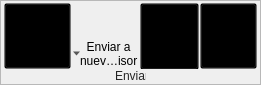
       <widget class="QFrame" name="frame_13">
        <property name="geometry">
         <rect>
          <x>160</x>
          <y>0</y>
          <width>261</width>
          <height>85</height>
         </rect>
        </property>
        <property name="styleSheet">
         <string notr="true">QFrame#frame_13{
	background-color: qlineargradient(spread:pad, x1:0.506, y1:1, x2:0.499955, y2:0.636, stop:0 rgba(165, 165, 165, 255), stop:1 rgba(201, 201, 201, 255));
	border-bottom: 1px solid rgb(112, 112, 112);
	border-right: 1px solid qlineargradient(spread:pad, x1:0.494318, y1:1, x2:0.506, y2:0, stop:0 rgba(112, 112, 112, 255), stop:1 rgba(184, 184, 184, 255))
}</string>
        </property>
        <property name="frameShape">
         <enum>QFrame::StyledPanel</enum>
        </property>
        <property name="frameShadow">
         <enum>QFrame::Raised</enum>
        </property>
        <widget class="QLabel" name="label_9">
         <property name="geometry">
          <rect>
           <x>115</x>
           <y>68</y>
           <width>31</width>
           <height>16</height>
          </rect>
         </property>
         <property name="styleSheet">
          <string notr="true">QLabel{
	background-color: transparent;
	color: rgb(36, 36, 36)
}</string>
         </property>
         <property name="text">
          <string>Enviar</string>
         </property>
        </widget>
        <widget class="QFrame" name="frame_21">
         <property name="geometry">
          <rect>
           <x>4</x>
           <y>3</y>
           <width>67</width>
           <height>66</height>
          </rect>
         </property>
         <property name="styleSheet">
          <string notr="true">QFrame{
	background-color: transparent;
}

QToolButton{
	background-color: transparent;
	}

QToolButton:hover{
	background-color: qlineargradient(spread:reflect, x1:0.455273, y1:1, x2:0.460273, y2:0, stop:0 rgba(253, 247, 225, 255), stop:0.301136 rgba(252, 228, 137, 255), stop:0.829545 rgba(253, 235, 168, 255), stop:1 rgba(253, 238, 177, 255));
	border-top: 2px solid qlineargradient(spread:pad, x1:0.465909, y1:0, x2:0.465909, y2:1, stop:0 rgba(241, 202, 88, 255), stop:1 rgba(253, 249, 232, 255));
	border-right: 2px solid qlineargradient(spread:pad, x1:0.994318, y1:0.568, x2:0, y2:0.568, stop:0 rgba(241, 204, 84, 255), stop:1 rgba(253, 246, 221, 255));
	border-bottom: 2px solid qlineargradient(spread:pad, x1:0.471, y1:1, x2:0.494, y2:0, stop:0 rgba(244, 213, 73, 255), stop:1 rgba(253, 253, 235, 255));
	border-left: 2px solid qlineargradient(spread:pad, x1:0, y1:0.642, x2:1, y2:0.659, stop:0 rgba(242, 205, 83, 255), stop:1 rgba(253, 246, 223, 255));
	border-radius: 1.5ex;
}

QToolButton:checked{
	background-color: qlineargradient(spread:pad, x1:0.483, y1:1, x2:0.477, y2:0.426, stop:0 rgba(254, 226, 135, 255), stop:1 rgba(250, 214, 121, 255));
	border-top: 2px solid qlineargradient(spread:pad, x1:0.5, y1:0, x2:0.517, y2:1, stop:0 rgba(194, 118, 43, 255), stop:1 rgba(246, 200, 103, 255));
	border-right: 2px solid qlineargradient(spread:pad, x1:1, y1:0.557, x2:0, y2:0.563, stop:0 rgba(194, 128, 50, 255), stop:1 rgba(248, 208, 113, 255));
	border-bottom: 2px solid qlineargradient(spread:pad, x1:0.449, y1:1, x2:0.449, y2:0, stop:0 rgba(194, 158, 71, 255), stop:1 rgba(250, 215, 122, 255));
	border-left: 2px solid qlineargradient(spread:pad, x1:0, y1:0.545455, x2:1, y2:0.54, stop:0 rgba(194, 132, 53, 255), stop:1 rgba(248, 209, 114, 255));
	border-radius: 1.5ex;
}

</string>
         </property>
         <property name="frameShape">
          <enum>QFrame::StyledPanel</enum>
         </property>
         <property name="frameShadow">
          <enum>QFrame::Raised</enum>
         </property>
         <widget class="QToolButton" name="toolButton_2">
          <property name="geometry">
           <rect>
            <x>0</x>
            <y>0</y>
            <width>67</width>
            <height>66</height>
           </rect>
          </property>
          <property name="acceptDrops">
           <bool>false</bool>
          </property>
          <property name="text">
           <string>Enviar a
visor activo</string>
          </property>
          <property name="icon">
           <iconset resource="resources.qrc">
            <normaloff>:/bandeja_de_casos/assets/bandeja_de_casos/sendViewer.png</normaloff>:/bandeja_de_casos/assets/bandeja_de_casos/sendViewer.png</iconset>
          </property>
          <property name="iconSize">
           <size>
            <width>37</width>
            <height>36</height>
           </size>
          </property>
          <property name="checkable">
           <bool>false</bool>
          </property>
          <property name="popupMode">
           <enum>QToolButton::DelayedPopup</enum>
          </property>
          <property name="toolButtonStyle">
           <enum>Qt::ToolButtonTextUnderIcon</enum>
          </property>
          <property name="autoRaise">
           <bool>false</bool>
          </property>
          <property name="arrowType">
           <enum>Qt::NoArrow</enum>
          </property>
         </widget>
        </widget>
        <widget class="QFrame" name="frame_22">
         <property name="geometry">
          <rect>
           <x>72</x>
           <y>3</y>
           <width>67</width>
           <height>66</height>
          </rect>
         </property>
         <property name="styleSheet">
          <string notr="true">QFrame{
	background-color: transparent;
}

QFrame:hover{
	border-top: 2px solid qlineargradient(spread:pad, x1:0.465909, y1:0, x2:0.465909, y2:1, stop:0 rgba(241, 202, 88, 255), stop:1 rgba(253, 249, 232, 255));
	border-right: 2px solid qlineargradient(spread:pad, x1:0.994318, y1:0.568, x2:0, y2:0.568, stop:0 rgba(241, 204, 84, 255), stop:1 rgba(253, 246, 221, 255));
	border-bottom: 2px solid qlineargradient(spread:pad, x1:0.471, y1:1, x2:0.494, y2:0, stop:0 rgba(244, 213, 73, 255), stop:1 rgba(253, 253, 235, 255));
	border-left: 2px solid qlineargradient(spread:pad, x1:0, y1:0.642, x2:1, y2:0.659, stop:0 rgba(242, 205, 83, 255), stop:1 rgba(253, 246, 223, 255));
	border-radius: 1.5ex;
}

QLabel{
	border:none;
}

QLabel:hover{
	border:none;
padding: 20px;
}


QToolButton{
	background-color: transparent;
	}

QToolButton:hover{
	background-color: qlineargradient(spread:reflect, x1:0.455273, y1:1, x2:0.460273, y2:0, stop:0 rgba(253, 247, 225, 255), stop:0.301136 rgba(252, 228, 137, 255), stop:0.829545 rgba(253, 235, 168, 255), stop:1 rgba(253, 238, 177, 255));
	border-top: 2px solid qlineargradient(spread:pad, x1:0.465909, y1:0, x2:0.465909, y2:1, stop:0 rgba(241, 202, 88, 255), stop:1 rgba(253, 249, 232, 255));
	border-right: 2px solid qlineargradient(spread:pad, x1:0.994318, y1:0.568, x2:0, y2:0.568, stop:0 rgba(241, 204, 84, 255), stop:1 rgba(253, 246, 221, 255));
	border-bottom: 2px solid qlineargradient(spread:pad, x1:0.471, y1:1, x2:0.494, y2:0, stop:0 rgba(244, 213, 73, 255), stop:1 rgba(253, 253, 235, 255));
	border-left: 2px solid qlineargradient(spread:pad, x1:0, y1:0.642, x2:1, y2:0.659, stop:0 rgba(242, 205, 83, 255), stop:1 rgba(253, 246, 223, 255));
	border-radius: 1.5ex;
}

QToolButton:checked{
	background-color: qlineargradient(spread:pad, x1:0.483, y1:1, x2:0.477, y2:0.426, stop:0 rgba(254, 226, 135, 255), stop:1 rgba(250, 214, 121, 255));
	border-top: 2px solid qlineargradient(spread:pad, x1:0.5, y1:0, x2:0.517, y2:1, stop:0 rgba(194, 118, 43, 255), stop:1 rgba(246, 200, 103, 255));
	border-right: 2px solid qlineargradient(spread:pad, x1:1, y1:0.557, x2:0, y2:0.563, stop:0 rgba(194, 128, 50, 255), stop:1 rgba(248, 208, 113, 255));
	border-bottom: 2px solid qlineargradient(spread:pad, x1:0.449, y1:1, x2:0.449, y2:0, stop:0 rgba(194, 158, 71, 255), stop:1 rgba(250, 215, 122, 255));
	border-left: 2px solid qlineargradient(spread:pad, x1:0, y1:0.545455, x2:1, y2:0.54, stop:0 rgba(194, 132, 53, 255), stop:1 rgba(248, 209, 114, 255));
	border-radius: 1.5ex;
}

</string>
         </property>
         <property name="frameShape">
          <enum>QFrame::StyledPanel</enum>
         </property>
         <property name="frameShadow">
          <enum>QFrame::Raised</enum>
         </property>
         <widget class="QFrame" name="frame_29">
          <property name="geometry">
           <rect>
            <x>0</x>
            <y>0</y>
            <width>68</width>
            <height>38</height>
           </rect>
          </property>
          <property name="styleSheet">
           <string notr="true"/>
          </property>
          <property name="frameShape">
           <enum>QFrame::StyledPanel</enum>
          </property>
          <property name="frameShadow">
           <enum>QFrame::Raised</enum>
          </property>
          <widget class="QLabel" name="label_13">
           <property name="geometry">
            <rect>
             <x>16</x>
             <y>5</y>
             <width>41</width>
             <height>31</height>
            </rect>
           </property>
           <property name="styleSheet">
            <string notr="true"/>
           </property>
           <property name="text">
            <string/>
           </property>
           <property name="pixmap">
            <pixmap resource="resources.qrc">:/bandeja_de_casos/assets/bandeja_de_casos/sendNewViewer.png</pixmap>
           </property>
          </widget>
         </widget>
         <widget class="QToolButton" name="toolButton_3">
          <property name="geometry">
           <rect>
            <x>0</x>
            <y>36</y>
            <width>67</width>
            <height>29</height>
           </rect>
          </property>
          <property name="text">
           <string>  Enviar a
nuevo visor</string>
          </property>
          <property name="iconSize">
           <size>
            <width>3</width>
            <height>4</height>
           </size>
          </property>
          <property name="toolButtonStyle">
           <enum>Qt::ToolButtonTextBesideIcon</enum>
          </property>
          <property name="arrowType">
           <enum>Qt::DownArrow</enum>
          </property>
         </widget>
        </widget>
        <widget class="QFrame" name="frame_23">
         <property name="geometry">
          <rect>
           <x>140</x>
           <y>3</y>
           <width>59</width>
           <height>66</height>
          </rect>
         </property>
         <property name="styleSheet">
          <string notr="true">QFrame{
	background-color: transparent;
}

QToolButton{
	background-color: transparent;
	}

QToolButton:hover{
	background-color: qlineargradient(spread:reflect, x1:0.455273, y1:1, x2:0.460273, y2:0, stop:0 rgba(253, 247, 225, 255), stop:0.301136 rgba(252, 228, 137, 255), stop:0.829545 rgba(253, 235, 168, 255), stop:1 rgba(253, 238, 177, 255));
	border-top: 2px solid qlineargradient(spread:pad, x1:0.465909, y1:0, x2:0.465909, y2:1, stop:0 rgba(241, 202, 88, 255), stop:1 rgba(253, 249, 232, 255));
	border-right: 2px solid qlineargradient(spread:pad, x1:0.994318, y1:0.568, x2:0, y2:0.568, stop:0 rgba(241, 204, 84, 255), stop:1 rgba(253, 246, 221, 255));
	border-bottom: 2px solid qlineargradient(spread:pad, x1:0.471, y1:1, x2:0.494, y2:0, stop:0 rgba(244, 213, 73, 255), stop:1 rgba(253, 253, 235, 255));
	border-left: 2px solid qlineargradient(spread:pad, x1:0, y1:0.642, x2:1, y2:0.659, stop:0 rgba(242, 205, 83, 255), stop:1 rgba(253, 246, 223, 255));
	border-radius: 1.5ex;
}

QToolButton:checked{
	background-color: qlineargradient(spread:pad, x1:0.483, y1:1, x2:0.477, y2:0.426, stop:0 rgba(254, 226, 135, 255), stop:1 rgba(250, 214, 121, 255));
	border-top: 2px solid qlineargradient(spread:pad, x1:0.5, y1:0, x2:0.517, y2:1, stop:0 rgba(194, 118, 43, 255), stop:1 rgba(246, 200, 103, 255));
	border-right: 2px solid qlineargradient(spread:pad, x1:1, y1:0.557, x2:0, y2:0.563, stop:0 rgba(194, 128, 50, 255), stop:1 rgba(248, 208, 113, 255));
	border-bottom: 2px solid qlineargradient(spread:pad, x1:0.449, y1:1, x2:0.449, y2:0, stop:0 rgba(194, 158, 71, 255), stop:1 rgba(250, 215, 122, 255));
	border-left: 2px solid qlineargradient(spread:pad, x1:0, y1:0.545455, x2:1, y2:0.54, stop:0 rgba(194, 132, 53, 255), stop:1 rgba(248, 209, 114, 255));
	border-radius: 1.5ex;
}

</string>
         </property>
         <property name="frameShape">
          <enum>QFrame::StyledPanel</enum>
         </property>
         <property name="frameShadow">
          <enum>QFrame::Raised</enum>
         </property>
         <widget class="QToolButton" name="toolButton_6">
          <property name="geometry">
           <rect>
            <x>0</x>
            <y>0</y>
            <width>59</width>
            <height>67</height>
           </rect>
          </property>
          <property name="text">
           <string>Enviar
a nodo</string>
          </property>
          <property name="icon">
           <iconset resource="resources.qrc">
            <normaloff>:/bandeja_de_casos/assets/bandeja_de_casos/sendServer.png</normaloff>:/bandeja_de_casos/assets/bandeja_de_casos/sendServer.png</iconset>
          </property>
          <property name="iconSize">
           <size>
            <width>35</width>
            <height>39</height>
           </size>
          </property>
          <property name="toolButtonStyle">
           <enum>Qt::ToolButtonTextUnderIcon</enum>
          </property>
         </widget>
        </widget>
        <widget class="QFrame" name="frame_24">
         <property name="geometry">
          <rect>
           <x>200</x>
           <y>3</y>
           <width>57</width>
           <height>66</height>
          </rect>
         </property>
         <property name="styleSheet">
          <string notr="true">QFrame{
	background-color: transparent;
}

QToolButton{
	background-color: transparent;
	}

QToolButton:hover{
	background-color: qlineargradient(spread:reflect, x1:0.455273, y1:1, x2:0.460273, y2:0, stop:0 rgba(253, 247, 225, 255), stop:0.301136 rgba(252, 228, 137, 255), stop:0.829545 rgba(253, 235, 168, 255), stop:1 rgba(253, 238, 177, 255));
	border-top: 2px solid qlineargradient(spread:pad, x1:0.465909, y1:0, x2:0.465909, y2:1, stop:0 rgba(241, 202, 88, 255), stop:1 rgba(253, 249, 232, 255));
	border-right: 2px solid qlineargradient(spread:pad, x1:0.994318, y1:0.568, x2:0, y2:0.568, stop:0 rgba(241, 204, 84, 255), stop:1 rgba(253, 246, 221, 255));
	border-bottom: 2px solid qlineargradient(spread:pad, x1:0.471, y1:1, x2:0.494, y2:0, stop:0 rgba(244, 213, 73, 255), stop:1 rgba(253, 253, 235, 255));
	border-left: 2px solid qlineargradient(spread:pad, x1:0, y1:0.642, x2:1, y2:0.659, stop:0 rgba(242, 205, 83, 255), stop:1 rgba(253, 246, 223, 255));
	border-radius: 1.5ex;
}

QToolButton:checked{
	background-color: qlineargradient(spread:pad, x1:0.483, y1:1, x2:0.477, y2:0.426, stop:0 rgba(254, 226, 135, 255), stop:1 rgba(250, 214, 121, 255));
	border-top: 2px solid qlineargradient(spread:pad, x1:0.5, y1:0, x2:0.517, y2:1, stop:0 rgba(194, 118, 43, 255), stop:1 rgba(246, 200, 103, 255));
	border-right: 2px solid qlineargradient(spread:pad, x1:1, y1:0.557, x2:0, y2:0.563, stop:0 rgba(194, 128, 50, 255), stop:1 rgba(248, 208, 113, 255));
	border-bottom: 2px solid qlineargradient(spread:pad, x1:0.449, y1:1, x2:0.449, y2:0, stop:0 rgba(194, 158, 71, 255), stop:1 rgba(250, 215, 122, 255));
	border-left: 2px solid qlineargradient(spread:pad, x1:0, y1:0.545455, x2:1, y2:0.54, stop:0 rgba(194, 132, 53, 255), stop:1 rgba(248, 209, 114, 255));
	border-radius: 1.5ex;
}

</string>
         </property>
         <property name="frameShape">
          <enum>QFrame::StyledPanel</enum>
         </property>
         <property name="frameShadow">
          <enum>QFrame::Raised</enum>
         </property>
         <widget class="QToolButton" name="toolButton_7">
          <property name="geometry">
           <rect>
            <x>0</x>
            <y>0</y>
            <width>57</width>
            <height>66</height>
           </rect>
          </property>
          <property name="text">
           <string>Enviar a
DMail</string>
          </property>
          <property name="icon">
           <iconset resource="resources.qrc">
            <normaloff>:/bandeja_de_casos/assets/bandeja_de_casos/sendEmail.png</normaloff>:/bandeja_de_casos/assets/bandeja_de_casos/sendEmail.png</iconset>
          </property>
          <property name="iconSize">
           <size>
            <width>42</width>
            <height>41</height>
           </size>
          </property>
          <property name="toolButtonStyle">
           <enum>Qt::ToolButtonTextUnderIcon</enum>
          </property>
         </widget>
        </widget>
       </widget>
